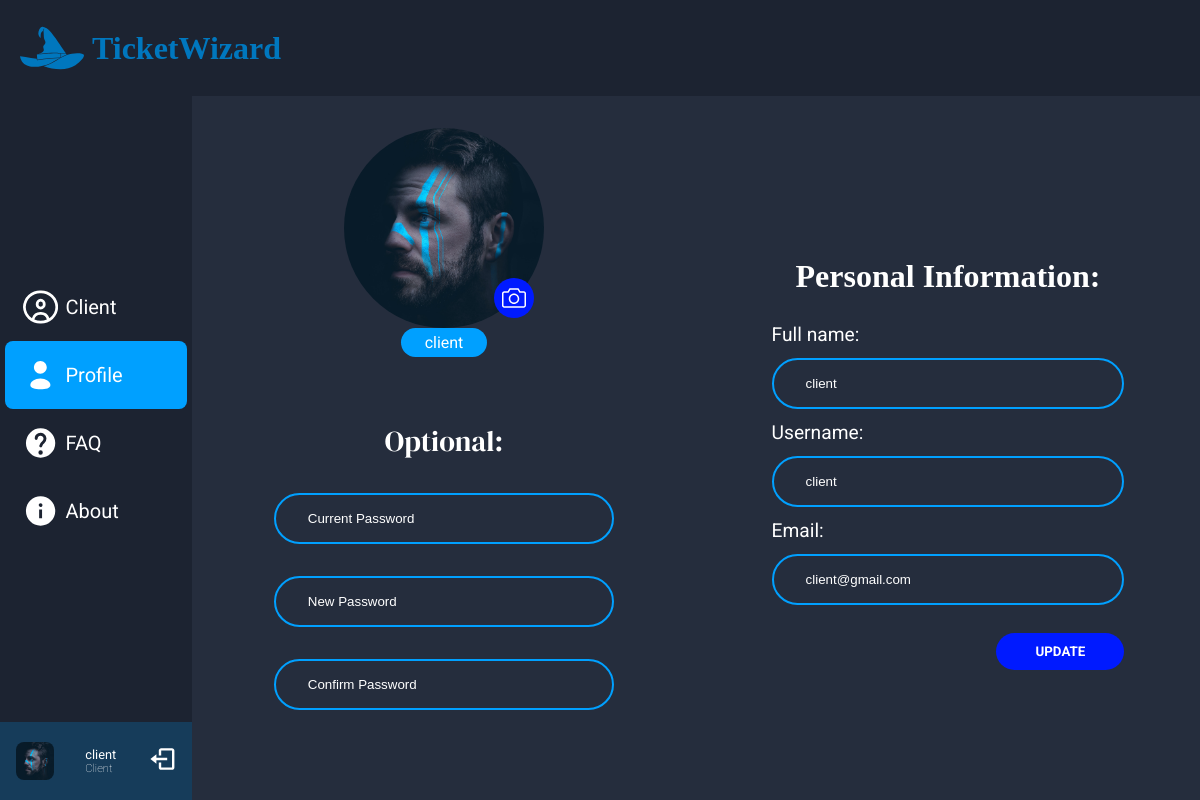
The page /pages/profile.php (signed in) on the database its author committed.
### tables this page shows
CREATE TABLE User (
    --ID'S
    id INTEGER PRIMARY KEY AUTOINCREMENT,

    --CONTENT
    username VARCHAR(50) NOT NULL,
    password VARCHAR(50) NOT NULL,
    email VARCHAR(50) NOT NULL,
    full_name VARCHAR(100) NOT NULL,
    image VARCHAR(100),
    created_at TIMESTAMP DEFAULT CURRENT_TIMESTAMP
);

### pages/profile.php (called while the page is built, shortened)
<?php
  require_once('../session.php');
  $session = new Session();
  require_once('../database/connection.db.php');
  require_once('../database/User.class.php');
  require_once('../templates/common.php');
  require_once('../templates/nav.tpl.php');
  require_once('../templates/profile_template.php');
  $db = getDatabaseConnection();
  $user = User::getUser($db, $session->getId());
  drawNav($user, $db,'profile');
  drawProfile($user);
?>

### database/User.class.php (called while the page is built, shortened)
<?php
class User{
    public ?int $id;
    public function __construct(?int $id, string $username, string $password, string $email, string $fullName,string $image) {
        $this->id=$id;
        $this->username = $username;
        $this->email = $email;
        $this->fullName = $fullName;
        $this->image = $image;
    }
    public function whatPermission($db) {
        $stmt = $db->prepare("SELECT * FROM Admin WHERE id = ?");
        $stmt->execute([$this->id]);
        $result = $stmt->fetch();
        $stmt = $db->prepare("SELECT * FROM Agent WHERE id = ?");
        $stmt->execute([$this->id]);
        $result = $stmt->fetch();
        $stmt = $db->prepare("SELECT * FROM Client WHERE id = ?");
        $stmt->execute([$this->id]);
        $result = $stmt->fetch();
        if($result !== false) return 'Client';
        return null;
    }
    static function getUser($db, int $id) {
        $stmt = $db->prepare('
        SELECT *
        FROM User
        WHERE id = ?
        ');
        $stmt->execute(array($id));
        $user = $stmt->fetch();
        return new User(
            $user['id'],
            $user['username'],
            $user['password'],
            $user['email'],
            $user['full_name'],
            $user['image']
        );
    }
}
?>

### session.php (called while the page is built, shortened)
<?php
  class Session {
    public function getId() : ?int {
      return isset($_SESSION['id']) ? $_SESSION['id'] : null;
    }
  }
?>

### templates/profile_template.php (the view, shortened to what this page needs)
<?php function drawProfile(User $user){?>
        <!DOCTYPE html>
        <div class="main-content">
            <form id="profile-form" action="../actions/action_edit_profile.php" method="post" class="profile">
            <section class="avatar-password">
                <div class="avatar">
                    <img src = "<?=$user->image?>" alt="user image">
                    <div class="camera">
                        <label for="image-upload" class="camera-icon">
                        </label>
                    </div>
                </div>
                <div class="name-card">
                    <p><?= $user->username ?></p>
                </div>
                <section class="optinal-section">
                    <div class="optional-form">
                        <h2>Optional:</h2>
                        <input id="current-pass" class="input-field" type="password" name = "current-pass" placeholder="Current Password">
                        <input id="new-pass" class="input-field" type="password" name = "new-pass" placeholder="New Password">
                        <input id="confirm-pass" class="input-field" type="password" name = "confirm-pass" placeholder="Confirm Password">
                    </div>
                </section>
            </section>
            <section class="personal-section">
                <div class="personal-form">
                    <h2>Personal Information:</h2>
                    <label for="name">Full name:</label>
                    <input id="name" class="input-field" type="text" name="name" placeholder="<?= $user->fullName ?>">
                    <label for="username">Username:</label>
                    <input id="username" class="input-field" type="text" name="username"  placeholder=<?= $user->username?>>
                    <label for="email">Email:</label>
                    <input id="email" class="input-field" type="email" name="email" placeholder=<?= $user->email?>>
                    <button type="submit">UPDATE</button>
                </div>
            </section>
            </form>
        </div>
    <?php } ?>

### templates/nav.tpl.php (shortened to what this page needs)
<?php function drawNav(User $user, $db, String $selected){ ?>
    <main>
        <nav class="nav-bar">
            <ul>
                <?php if($user->whatPermission($db)=='Client' || $user->whatPermission($db)== 'Agent' || $user->whatPermission($db)=='Admin') drawNavClient($selected);?>
                <?php $selectedBool='false'; if($selected=='profile') $selectedBool='true'; ?>
                <li class="nav-item unselectable" selected= <?= $selectedBool?>>
                    <a href="../pages/profile.php">
                        <div class="option-container">
                            <p>Profile</p>
                        </div>
                    </a>
                </li>
                <?php if($user->whatPermission($db)=='Agent' || $user->whatPermission($db)=='Admin' || $user->whatPermission($db)== 'Client') drawNavFaq($selected); ?>
                <?php if($user->whatPermission($db)=='Agent' || $user->whatPermission($db)=='Admin' || $user->whatPermission($db)== 'Client') drawNavAbout($selected); ?>
            </ul>
            <div class="user-info unselectable">
                <div class="square">
                    <img src="<?= $user->image?>" alt="user_image">
                </div>
                <div>
                    <p class="name"><?php echo $user->fullName?></p>
                    <p class="role"><?php echo $user->whatPermission($db) ?></p>
                </div>
                <a href='../actions/actionlogout.php'>
                    <svg class="log-out" fill="#000000" width="50" height="50" viewBox="0 0 24 24"
                         xmlns="http://www.w3.org/2000/svg"><path d="M16 13v-2H7V8l-5 4 5 4v-3z"/><path d="M20 3h-9c-1.103 0-2 .897-2 2v4h2V5h9v14h-9v-4H9v4c0 1.103.897 2 2 2h9c1.103 0 2-.897 2-2V5c0-1.103-.897-2-2-2z"/></svg>
                </a>
            </div>
        </nav>
<?php } ?>
<?php function drawNavClient(String $selected){ ?>
    <?php $selectedBool='false'; if($selected=='client') $selectedBool='true'; ?>
    <li class="nav-item unselectable" selected = <?php echo $selectedBool ?>>
        <a href='../pages/client.php'>
            <div class="option-container">
                <p>Client</p>
            </div>
        </a>
    </li>
<?php } ?>
<?php function drawNavFaq(String $selected){ ?>
    <?php $selectedBool='false'; if($selected=='faq') $selectedBool='true'; ?>
    <li class="nav-item unselectable" selected =<?php echo $selectedBool ?>>
        <a href='../pages/faq.php'>
            <div class="option-container">
                <p>FAQ</p>
            </div>
        </a>
    </li>
<?php } ?>
<?php function drawNavAbout(String $selected){ ?>
    <?php $selectedBool='false'; if($selected=='about') $selectedBool='true'; ?>
    <li class="nav-item unselectable" selected=<?php echo $selectedBool ?>>
        <a href="../pages/about.php">
            <div class="option-container">
                <p>About</p>
            </div>
        </a>
    </li>
<?php } ?>

### style/constants.css (style rules this page uses)
:root { --highlight-color: #00A0FF; --opened-color: #30B900; --pending-color: #ABABAB; --closed-color: #BF0000; --dark-blue: #1C2331; --background-color: #252D3D; --text-color: #FFF; --logo-color: #0077BE; --dark-blue-highlight: #001AFF; --text-font: 'Roboto', sans-serif; --hightlight-font: 'DM Serif Display', serif; }

### style/navigation.css (style rules this page uses)
* { margin: 0; text-decoration: none; }
ul, li { list-style-type: none; padding: 0; }
.unselectable { user-select: none; }
body { background: var(--background-color); }
main { display: flex; height: 88vh; }
ul { display: flex; flex-direction: column; align-items: center; width: 100%; margin-top: auto; }
li { border-radius: 0.5rem; width: 95%; }
.nav-bar { display: flex; flex-direction: column; align-items: center; background: var(--dark-blue); min-width: 16vw; }
.option-container { display: flex; align-items: center; gap: 5%; color: var(--text-color); font-size: 1.25em; font-family: var(--text-font); padding-inline: 10%; padding-block: 5%; cursor: pointer; }
li[selected = "true"] { background-color: var(--highlight-color); }
.nav-item svg, .nav-item path { min-width: 2rem; max-width: 2.2rem; aspect-ratio: 1/1; fill: var(--text-color); }
.user-info { margin-top: auto; display: flex; justify-content: space-around; align-items: center; background-color: rgba(0, 160, 255, 20%); width: 100%; padding-block: 0.75rem; }
.square { position: relative; width: min(3rem, 20%); aspect-ratio: 1/1; border-radius: 0.5rem; }
.square img { position: absolute; top: 0; left: 0; aspect-ratio: 1/1; border-radius: 0.5rem; width: 100%; object-fit: cover; }
.name, .role { color: var(--text-color); font-family: var(--text-font); }
.name { font-size: 80%; max-font-size: 1rem; overflow-x: clip; }
.role { font-size: 70%; max-font-size: 1rem; font-weight: lighter; overflow-x: clip; }
.log-out { fill: var(--text-color); min-width: 1.75rem; max-width: 1.8rem; aspect-ratio: 1/1; }

### style/profile.css (style rules this page uses)
.main-content { width: 100%; display: flex; padding-top: 2rem; overflow-x: hidden; overflow-y: scroll; }
#profile-form { display: flex; width: 100%; height: auto; }
.avatar-password { width: 50%; display: flex; flex-direction: column; align-items: center; }
.personal-section { width: 50%; }
.avatar { min-width: 150px; max-width: 200px; width: 50%; aspect-ratio: 1/1; border-radius: 50%; position: relative; }
.avatar img { width: 100%; height: 100%; aspect-ratio: 1/1; border-radius: inherit; object-fit: cover; }
.camera { position: absolute; bottom: 10px; right: 10px; width: 20%; aspect-ratio: 1/1; border-radius: 50%; overflow: hidden; background-color: var(--dark-blue-highlight); display: flex; align-items: center; justify-content: center; }
.camera-icon { display: flex; align-items: center; justify-content: center; }
.camera svg { fill: var(--text-color); width: 60%; }
.name-card { width: max-content; border-radius: 50px; padding-inline: 1.5rem; padding-block: 0.3rem; background-color: var(--highlight-color); font-family: var(--text-font); color: var(--text-color); }
.optinal-section { display: flex; flex-direction: column; align-items: center; width: 100%; }
.optional-form { width: 60%; margin-top: 4rem; display: flex; flex-direction: column; align-items: center; justify-content: center; gap: 1rem; }
.optional-form h2 { color: var(--text-color); font-family: var(--hightlight-font); font-weight: 400; font-size: 1.8rem; }
.optional-form input { width: 100%; }
.input-field { border-radius: 50px; padding-block: 1rem; background-color: transparent; border: 2px var(--highlight-color) solid; color: white; padding-left: 2rem; }
.input-field::placeholder { color: var(--text-color); }
.personal-section { display: flex; flex-direction: column; align-items: center; justify-content: center; }
.personal-form { display: flex; flex-direction: column; justify-content: end; color: var(--text-color); gap: 0.75rem; width: 70%; }
.personal-form label { font-family: var(--text-font); font-weight: 400; font-size: 1.2rem; }
.personal-form h2 { font-size: 2rem; margin-bottom: 1rem; margin-inline: auto; }
.personal-form button { color: var(--text-color); background-color: var(--dark-blue-highlight); border: none; border-radius: 20px; width: 8rem; padding-inline: 0.9rem; padding-block: 0.7rem; margin-top: 1rem; margin-left: auto; font-family: var(--text-font); font-weight: bold; }

### rows shown on the page
user: image (placeholder picture), full_name "client", username "client", name "client", email "client@gmail.com"

### other values the page prints
$user->whatPermission($db) "Client"
